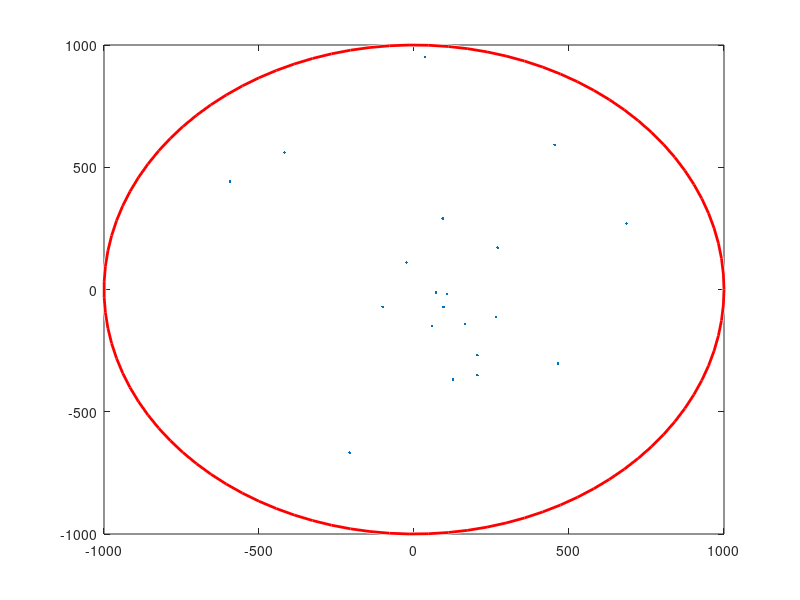

Reproduce this figure in MATLAB. (Note: this script raises an error after producing the figure.)
% Create parameters and random users
%No. of users
Users = 20;
W = 20; % Bandwidth Mhz
Pdis = 10; % BS Sector Power Watios
P = Pdis/W; % Spectral power density W/Mhz
Radio = 1000; % Meters


k = 1.3806488*10^-23;
T = 290; % Kelvin
F = 3.6*10^9; % Hz
c = 3*10^8; % Meters/second
lamda = c/F; % Meters
azimuth = 2*pi*rand(Users,1); % Radians
radio = Radio*rand(Users,1); % Meters
[x,y] = pol2cart(azimuth,radio);

figure
plot(x,y,'.')
hold on

viscircles([0 0],1000);

% Divide the cell in sectors
AreaUsers = zeros(Users,1);
rhosArea = cell(5,1);
for user = 1:Users
 if (azimuth(user) < 2*pi/5)
 AreaUsers(user) = 1;
 rhosArea{1} = [rhosArea{1} radio(user)];
 elseif ((azimuth(user) < 4*pi/5) && (azimuth(user) > 2*pi/5))
 AreaUsers(user) = 2;
 rhosArea{2} = [rhosArea{2} radio(user)];
 elseif((azimuth(user) < 6*pi/5) && (azimuth(user) > 4*pi/5))
 AreaUsers(user) = 3;
 rhosArea{3} = [rhosArea{3} radio(user)];
 elseif ((azimuth(user) < 8*pi/5) && (azimuth(user) > 6*pi/5))
 AreaUsers(user) = 4;
 rhosArea{4} = [rhosArea{4} radio(user)];
 elseif ((azimuth(user) < 10*pi/5) && (azimuth(user) > 8*pi/5))
 AreaUsers(user) = 5;
 rhosArea{5} = [rhosArea{5} radio(user)];
 end
end

% Sort the users in each sector by distance to the BS
rhosArea{1} = sort(rhosArea{1});
rhosArea{2} = sort(rhosArea{2});
rhosArea{3} = sort(rhosArea{3});
rhosArea{4} = sort(rhosArea{4});
rhosArea{5} = sort(rhosArea{5});

% Count users per sector
Users1 = 0;
Users2 = 0;
Users3 = 0;
Users4 = 0;
Users5 = 0;
for user = 1:Users
 if (AreaUsers(user) == 1)
 Users1 = Users1 + 1;
 elseif (AreaUsers(user) == 2)
 Users2 = Users2 + 1;
 elseif (AreaUsers(user) == 3)
 Users3 = Users3 + 1;
 elseif (AreaUsers(user) == 4)
 Users4 = Users4 + 1;
 elseif (AreaUsers(user) == 5)
 Users5 = Users5 + 1;
 end
end

UsersArea = [Users1 Users2 Users3 Users4 Users5];

% Calculate power coefficients for each area/sector (Max. 10users per sector) and bandwidth per user

% (OFDMA)
powers = cell(5,1);
bandwidths = zeros(5,1);
for area = 1:5
 if (UsersArea(area) == 1)
 power = Pdis/W;
 powers{area} = power;
 bandwidths(area) = W;
 
 elseif (UsersArea(area) == 2)
 syms P1 P2;
 eq1 = P2 == 2*P1;
 eq2 = Pdis == P1*20 + P2*20;
 eqs = [eq1 eq2];
 vars = [P1 P2];
 [sol1, sol2] = solve(eqs, vars);
 power = [sol1 sol2];
 powers{area} = power;
 bandwidths(area) = W/2;
 
 elseif (UsersArea(area) == 3)
 syms P1 P2 P3;
 eq1 = P2 == 2*P1;
 eq2 = Pdis == P1*20 + P2*20 + P3*20;
 eq3 = P3 == 2*(P2+P1);
 eqs = [eq1 eq2 eq3];
 vars = [P1 P2 P3];
 [sol1, sol2, sol3] = solve(eqs, vars);
 power = [sol1 sol2, sol3];
 powers{area} = power;
 bandwidths(area) = W/3;
 
 elseif (UsersArea(area) == 4)
 syms P1 P2 P3 P4;
 eq1 = P2 == 2*P1;
 eq2 = Pdis == P1*20 + P2*20 + P3*20 + P4*20;
 eq3 = P3 == 2*(P2+P1);
 eq4 = P4 == 2*(P3+P2+P1);
 eqs = [eq1 eq2 eq3 eq4];
 vars = [P1 P2 P3 P4];
 [sol1, sol2, sol3, sol4] = solve(eqs, vars);
 power = [sol1 sol2 sol3 sol4];
 powers{area} = power;
 bandwidths(area) = W/4;
 
 elseif (UsersArea(area) == 5)
 syms P1 P2 P3 P4 P5;
 eq1 = P2 == 2*P1;
 eq2 = Pdis == P1*20 + P2*20 + P3*20 + P4*20 + P5*20;
 eq3 = P3 == 2*(P2+P1);
 eq4 = P4 == 2*(P3+P2+P1);
 eq5 = P5 == 2*(P1+P2+P3+P4);
 eqs = [eq1 eq2 eq3 eq4 eq5];
 vars = [P1 P2 P3 P4 P5];
 [sol1, sol2, sol3, sol4, sol5] = solve(eqs, vars);
 power = [sol1 sol2 sol3 sol4 sol5];
 powers{area} = power;
 bandwidths(area) = W/5;
 
 elseif (UsersArea(area) == 6)    
 syms P1 P2 P3 P4 P5 P6;
 eq1 = P2 == 2*P1;
 eq2 = Pdis == P1*20 + P2*20 + P3*20 + P4*20 + P5*20 + P6*20;
 eq3 = P3 == 2*(P2+P1);
 eq4 = P4 == 2*(P3+P2+P1);
 eq5 = P5 == 2*(P1+P2+P3+P4);
 eq6 = P6 == 2*(P1+P2+P3+P4+P5);
 eqs = [eq1 eq2 eq3 eq4 eq5 eq6];
 vars = [P1 P2 P3 P4 P5 P6];
 [sol1, sol2, sol3, sol4, sol5, sol6] = solve(eqs, vars);
 power = [sol1 sol2 sol3 sol4 sol5 sol6];
 powers{area} = power;
 bandwidths(area) = W/6;
 
 elseif (UsersArea(area) == 7)
 syms P1 P2 P3 P4 P5 P6 P7;
 eq1 = P2 == 2*P1;
 eq2 = Pdis == P1*20 + P2*20 + P3*20 + P4*20 + P5*20 + P6* 20 + P7*20;
 eq3 = P3 == 2*(P2+P1);
 eq4 = P4 == 2*(P3+P2+P1);
 eq5 = P5 == 2*(P1+P2+P3+P4);
 eq6 = P6 == 2*(P1+P2+P3+P4+P5);
 eq7 = P7 == 2*(P1+P2+P3+P4+P5+P6);
 eqs = [eq1 eq2 eq3 eq4 eq5 eq6 eq7];
 vars = [P1 P2 P3 P4 P5 P6 P7];
 [sol1, sol2, sol3, sol4, sol5, sol6, sol7] = solve(eqs,vars);
 power = [sol1 sol2 sol3 sol4 sol5 sol6 sol7];
 powers{area} = power;
 bandwidths(area) = W/7;
 
 elseif (UsersArea(area) == 8)
 syms P1 P2 P3 P4 P5 P6 P7 P8;
 eq1 = P2 == 2*P1;
 eq2 = Pdis == P1*20 + P2*20 + P3*20 + P4*20 + P5*20 + P6*20 + P7*20 + P8*20;
 eq3 = P3 == 2*(P2+P1);
 eq4 = P4 == 2*(P3+P2+P1);
 eq5 = P5 == 2*(P1+P2+P3+P4);
 eq6 = P6 == 2*(P1+P2+P3+P4+P5);
 eq7 = P7 == 2*(P1+P2+P3+P4+P5+P6);
 eq8 = P8 == 2*(P1+P2+P3+P4+P5+P6+P7);
 eqs = [eq1 eq2 eq3 eq4 eq5 eq6 eq7 eq8];
 vars = [P1 P2 P3 P4 P5 P6 P7 P8];
 [sol1, sol2, sol3, sol4, sol5, sol6, sol7, sol8] =solve(eqs, vars);
 power = [sol1 sol2 sol3 sol4 sol5 sol6 sol7 sol8];
 powers{area} = power;
 bandwidths(area) = W/8;
 
 elseif (UsersArea(area) == 9)
 syms P1 P2 P3 P4 P5 P6 P7 P8 P9;
 eq1 = P2 == 2*P1;
 eq2 = Pdis == P1*20 + P2*20 + P3*20 + P4*20 + P5*20 + P6*20 + P7*20 +P8*20 + P9*20;
 eq3 = P3 == 2*(P2+P1);
 eq4 = P4 == 2*(P3+P2+P1);
 eq5 = P5 == 2*(P1+P2+P3+P4);
 eq6 = P6 == 2*(P1+P2+P3+P4+P5);
 eq7 = P7 == 2*(P1+P2+P3+P4+P5+P6);
 eq8 = P8 == 2*(P1+P2+P3+P4+P5+P6+P7);
 eq9 = P9 == 2*(P1+P2+P3+P4+P5+P6+P7+P8);
 eqs = [eq1 eq2 eq3 eq4 eq5 eq6 eq7 eq8 eq9];
 vars = [P1 P2 P3 P4 P5 P6 P7 P8 P9];
 [sol1, sol2, sol3, sol4, sol5, sol6, sol7, sol8, sol9] =solve(eqs, vars);
 power = [sol1 sol2 sol3 sol4 sol5 sol6 sol7 sol8 sol9];
 powers{area} = power;
 bandwidths(area) = W/9;
 
 elseif (UsersArea(area) == 10)
 syms P1 P2 P3 P4 P5 P6 P7 P8 P9 P10;
 eq1 = P2 == 2*P1;
 eq2 = Pdis == P1*20 + P2*20 + P3*20 + P4*20 + P5*20 + P6*20 + P7*20 +P8*20 + P9*20 + P10*20;
 eq3 = P3 == 2*(P2+P1);
 eq4 = P4 == 2*(P3+P2+P1);
 eq5 = P5 == 2*(P1+P2+P3+P4);
 eq6 = P6 == 2*(P1+P2+P3+P4+P5);
 eq7 = P7 == 2*(P1+P2+P3+P4+P5+P6);
 eq8 = P8 == 2*(P1+P2+P3+P4+P5+P6+P7);
 eq9 = P9 == 2*(P1+P2+P3+P4+P5+P6+P7+P8);
 eq10 = P10 == 2*(P1+P2+P3+P4+P5+P6+P7+P8+P9);
 eqs = [eq1 eq2 eq3 eq4 eq5 eq6 eq7 eq8 eq9 eq10];
 vars = [P1 P2 P3 P4 P5 P6 P7 P8 P9 P10];
 [sol1, sol2, sol3, sol4, sol5, sol6, sol7, sol8, sol9,sol10] = solve(eqs, vars);
 power = [sol1 sol2 sol3 sol4 sol5 sol6 sol7 sol8 sol9
sol10];
 powers{area} = power;
 bandwidths(area) = W/10;
 end
end

% Calculate SNR and capacity per user, then calculate total BS
capacity
Cnoma = 0;
Cofdma = 0;
N = k*T;
for area = 1:5
 for user = 1:length(powers{area})
 SNR = P/(N*(4*pi*rhosArea{area}(user)/lamda)^2);
 Cofdma = Cofdma + bandwidths(area)*10^6*log2(1+SNR);
 if (user == 1)
 I = 0;
 SNR = (powers{area}(user)/(4*pi*rhosArea{area}(user)/lamda)^2)/(N+I/(4*pi*rhosArea{area}(user)/lamda)^2);
 Cnoma = Cnoma + (W*10^6*log2(1+SNR));
 
 elseif (user == 2)
 I = powers{area}(user-1);
 SNR = (powers{area}(user)/(4*pi*rhosArea{area}(user)/lamda)^2)/(N+I/(4*pi*rhosArea{area}(user)/lamda)^2);
 Cnoma = Cnoma + (W*10^6*log2(1+SNR));
 
 elseif (user == 3)
 
 I = powers{area}(user-1) + powers{area}(user-2);
 SNR = (powers{area}(user)/(4*pi*rhosArea{area}(user)/lamda)^2)/(N+I/(4*pi*rhosArea{area}(user)/lamda)^2);
 Cnoma = Cnoma + (W*10^6*log2(1+SNR));
 
 elseif (user == 4)    
 I = powers{area}(user-1) + powers{area}(user-2) + powers{area}(user-3);
 SNR = (powers{area}(user)/(4*pi*rhosArea{area}(user)/lamda)^2)/(N+I/(4*pi*rhosArea{area}(user)/lamda)^2);
 Cnoma = Cnoma + (W*10^6*log2(1+SNR));
 elseif (user == 5)
     
 I = powers{area}(user-1) + powers{area}(user-2) +powers{area}(user-3) + powers{area}(user-4);
 SNR = (powers{area}(user)/(4*pi*rhosArea{area}(user)/lamda)^2)/(N+I/(4*pi*rhosArea{area}(user)/lamda)^2);
 Cnoma = Cnoma + (W*10^6*log2(1+SNR));
 
 elseif (user == 6)
 I = powers{area}(user-1) + powers{area}(user-2) + powers{area}(user-3) + powers{area}(user-4) + powers{area}(user-5);
 SNR = (powers{area}(user)/(4*pi*rhosArea{area}(user)/lamda)^2)/(N+I/(4*pi*rhosArea{area}(user)/lamda)^2);
 Cnoma = Cnoma + (W*10^6*log2(1+SNR));
 
 elseif (user == 7)
 I = powers{area}(user-1) + powers{area}(user-2) +powers{area}(user-3) + powers{area}(user-4) + powers{area}(user-5) + powers{area}(user-6);
 SNR = (powers{area}(user)/(4*pi*rhosArea{area}(user)/lamda)^2)/(N+I/(4*pi*rhosArea{area}(user)/lamda)^2);
 Cnoma = Cnoma + (W*10^6*log2(1+SNR));
 
 elseif (user == 8)
 I = powers{area}(user-1) + powers{area}(user-2) +powers{area}(user-3) + powers{area}(user-4) + powers{area}(user-5) + powers{area}(user-6) + powers{area}(user-7);
 SNR = (powers{area}(user)/(4*pi*rhosArea{area}(user)/lamda)^2)/(N+I/(4*pi*rhosArea{area}(user)/lamda)^2);
 Cnoma = Cnoma + (W*10^6*log2(1+SNR));
 
 elseif (user == 9)
 I = powers{area}(user-1) + powers{area}(user-2) +powers{area}(user-3) + powers{area}(user-4) + powers{area}(user-5) + powers{area}(user-6) + powers{area}(user-7) +powers{area}(user-8);
 SNR = (powers{area}(user)/(4*pi*rhosArea{area}(user)/lamda)^2)/(N+I/(4*pi*rhosArea{area}(user)/lamda)^2);
 Cnoma = Cnoma + (W*log2(1+SNR));
 
 elseif (user == 10)
 I = powers{area}(user-1) + powers{area}(user-2) +powers{area}(user-3) + powers{area}(user-4) + powers{area}(user-5) + powers{area}(user-6) + powers{area}(user-7) +powers{area}(user-8) + powers{area}(user-9);
 SNR = (powers{area}(user)/(4*pi*rhosArea{area}(user)/lamda)^2)/(N+I/(4*pi*rhosArea{area}(user)/lamda)^2);
 Cnoma = Cnoma + (W*10^6*log2(1+SNR));
 end
 end
end
BaseTotalCapacityWithNOMA = double(Cnoma) 
BaseTotalCapacityWithOFDMA = double(Cofdma)
